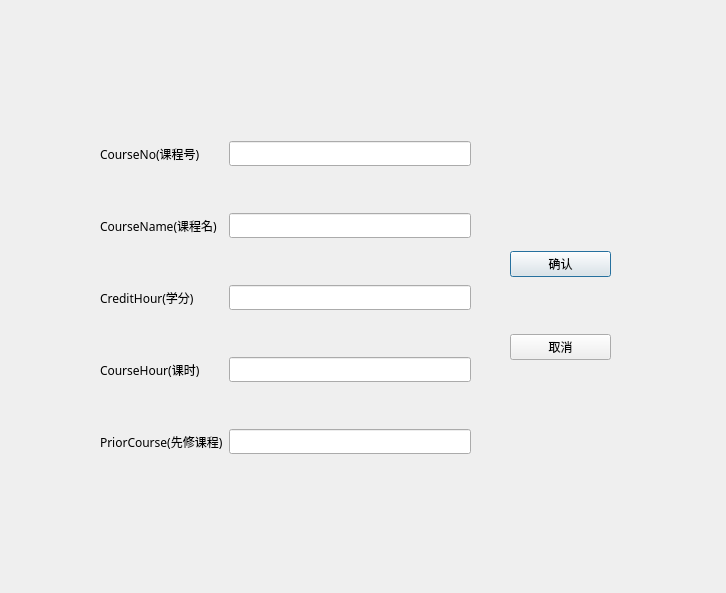
<?xml version="1.0" encoding="UTF-8"?>
<ui version="4.0">
 <class>Dialog</class>
 <widget class="QDialog" name="Dialog">
  <property name="geometry">
   <rect>
    <x>0</x>
    <y>0</y>
    <width>726</width>
    <height>593</height>
   </rect>
  </property>
  <property name="font">
   <font>
    <family>苹方 粗体</family>
    <pointsize>9</pointsize>
   </font>
  </property>
  <property name="windowTitle">
   <string>Dialog</string>
  </property>
  <widget class="QWidget" name="verticalLayoutWidget">
   <property name="geometry">
    <rect>
     <x>510</x>
     <y>200</y>
     <width>101</width>
     <height>211</height>
    </rect>
   </property>
   <layout class="QVBoxLayout" name="verticalLayout">
    <item>
     <widget class="QPushButton" name="btn_OK">
      <property name="text">
       <string>确认</string>
      </property>
     </widget>
    </item>
    <item>
     <widget class="QPushButton" name="btn_Cancle">
      <property name="text">
       <string>取消</string>
      </property>
     </widget>
    </item>
   </layout>
  </widget>
  <widget class="QWidget" name="gridLayoutWidget">
   <property name="geometry">
    <rect>
     <x>100</x>
     <y>100</y>
     <width>371</width>
     <height>399</height>
    </rect>
   </property>
   <layout class="QGridLayout" name="gridLayout">
    <item row="2" column="1">
     <widget class="QLineEdit" name="lineEdit_CreditHour">
      <property name="readOnly">
       <bool>true</bool>
      </property>
     </widget>
    </item>
    <item row="1" column="0">
     <widget class="QLabel" name="label_2">
      <property name="text">
       <string>CourseName(课程名)</string>
      </property>
     </widget>
    </item>
    <item row="0" column="0">
     <widget class="QLabel" name="label">
      <property name="text">
       <string>CourseNo(课程号)</string>
      </property>
     </widget>
    </item>
    <item row="4" column="0">
     <widget class="QLabel" name="label_5">
      <property name="text">
       <string>PriorCourse(先修课程)</string>
      </property>
     </widget>
    </item>
    <item row="1" column="1">
     <widget class="QLineEdit" name="lineEdit_CourseName">
      <property name="readOnly">
       <bool>true</bool>
      </property>
     </widget>
    </item>
    <item row="2" column="0">
     <widget class="QLabel" name="label_3">
      <property name="text">
       <string>CreditHour(学分)</string>
      </property>
     </widget>
    </item>
    <item row="0" column="1">
     <widget class="QLineEdit" name="lineEdit_CourseNo">
      <property name="readOnly">
       <bool>true</bool>
      </property>
     </widget>
    </item>
    <item row="3" column="0">
     <widget class="QLabel" name="label_4">
      <property name="text">
       <string>CourseHour(课时)</string>
      </property>
     </widget>
    </item>
    <item row="3" column="1">
     <widget class="QLineEdit" name="lineEdit_CourseHour">
      <property name="readOnly">
       <bool>true</bool>
      </property>
     </widget>
    </item>
    <item row="4" column="1">
     <widget class="QLineEdit" name="lineEdit_PriorCourse">
      <property name="readOnly">
       <bool>true</bool>
      </property>
     </widget>
    </item>
   </layout>
  </widget>
 </widget>
 <resources/>
 <connections/>
</ui>
